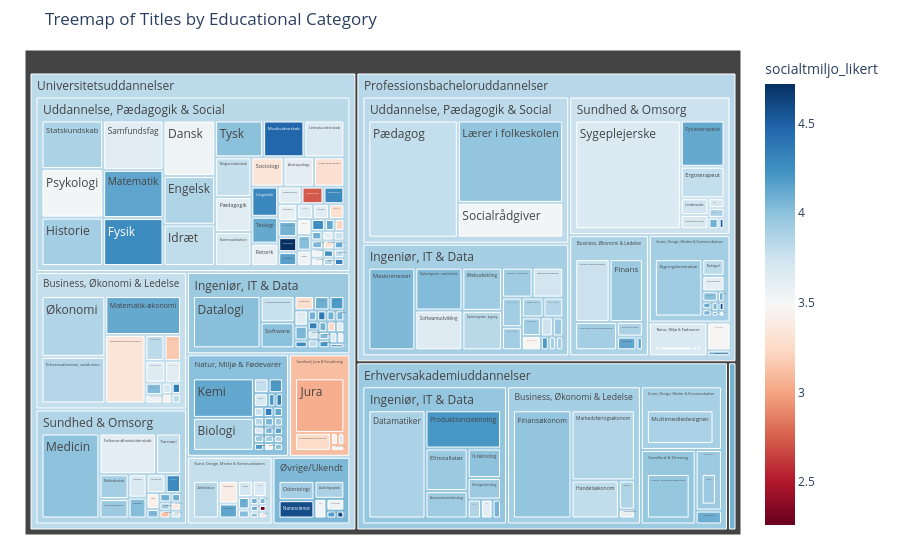

The notebook cell this image was saved under:
### Markdown cell above
### Plotly express treemap

### Code cell
# DOCUMENTATION: https://plotly.com/python/treemaps/
import plotly.express as px

fig = px.treemap(dat, path=['educational_category', 'cluster_label', 'titel'], values='maanedloen_10aar',
                 color='socialtmiljo_likert',
                 color_continuous_scale='RdBu',
                 title='Treemap of Titles by Educational Category')
fig.update_traces(root_color="lightgrey")
fig.update_layout(margin = dict(t=50, l=25, r=25, b=25))
# Show the treemap
fig.show()

### Figure 1 — Plotly figure (JSON) as saved in the notebook; plotly's stock layout.template omitted (floating-point values rounded to 4 significant figures; data arrays with more than 128 entries replaced by an {"elided": "..."} marker saying what was removed)
{"data": [{"branchvalues": "total", "customdata": {"elided": "253x1 float values"}, "domain": {"x": [0, 1], "y": [0, 1]}, "hovertemplate": "labels=%{label}<br>maanedloen_10aar=%{value}<br>parent=%{parent}<br>id=%{id}<br>socialtmiljo_likert=%{color}<extra></extra>", "ids": {"elided": "253 str values"}, "labels": {"elided": "253 str values"}, "marker": {"coloraxis": "coloraxis", "colors": {"elided": "253 float values"}}, "name": "", "parents": {"elided": "253 str values"}, "root": {"color": "lightgrey"}, "type": "treemap", "values": {"elided": "253 int values"}}], "layout": {"coloraxis": {"colorbar": {"title": {"text": "socialtmiljo_likert"}}, "colorscale": [[0, "rgb(103,0,31)"], [0.1, "rgb(178,24,43)"], [0.2, "rgb(214,96,77)"], [0.3, "rgb(244,165,130)"], [0.4, "rgb(253,219,199)"], [0.5, "rgb(247,247,247)"], [0.6, "rgb(209,229,240)"], [0.7, "rgb(146,197,222)"], [0.8, "rgb(67,147,195)"], [0.9, "rgb(33,102,172)"], [1, "rgb(5,48,97)"]]}, "legend": {"tracegroupgap": 0}, "margin": {"b": 25, "l": 25, "r": 25, "t": 50}, "title": {"text": "Treemap of Titles by Educational Category"}}}
